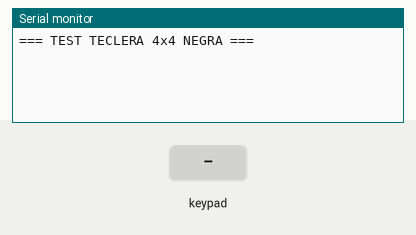
Recording of a sketch running on a simulated ESP32. On the bench: the last lines printed to the serial monitor. The inputs (shaded band) are chosen by the test bench.

Above: at 3.2 s.
3.3 s: key '1' pressed
At 4.5 s:
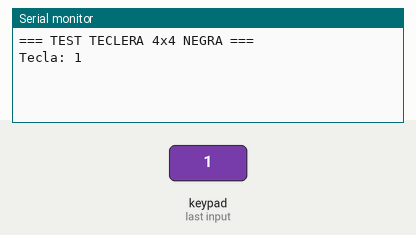
4.8 s: keypad keys 1 3 4 2 2 2 7 # pressed 0.4 s apart
At 9.1 s:
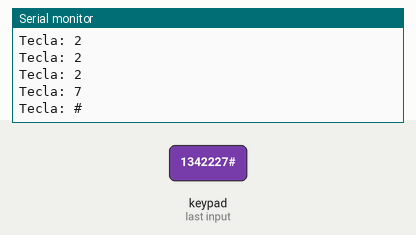
9.5 s: key 'A' pressed
At 10.4 s:
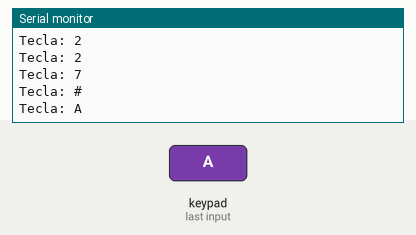
11.0 s: keypad keys 1 3 4 2 2 2 7 * pressed 0.4 s apart
At 15.0 s:
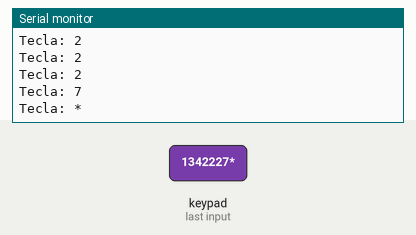
15.7 s: key 'B' pressed
At 16.4 s:
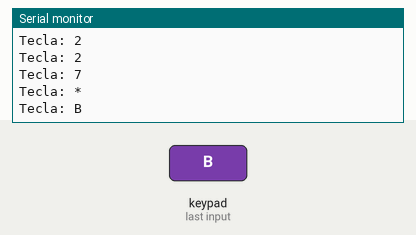
17.2 s: keypad keys 1 3 4 2 2 2 7 D pressed 0.4 s apart
At 21.0 s:
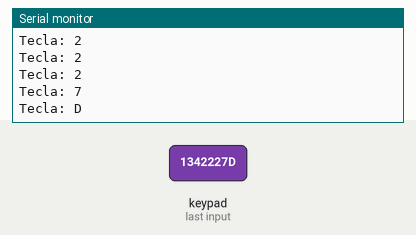
Timing chart, 0 to 22.5 s (numbered marks = the images above; inputs shaded):
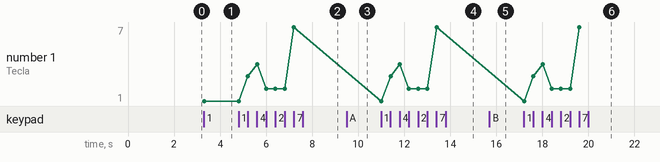

The sketch:

tecleraNegra.ino
```cpp
/*
  TEST: Teclera 4x4 (Negra)

  CONEXIONES FÍSICAS REALES:
  --------------------------
  COLUMNAS (C1, C2, C3, C4) -> Pines 26, 25, 33, 32
  FILAS    (R1, R2, R3, R4) -> Pines 13, 4, 22, 27
*/


#include <Keypad.h>

const byte ROWS = 4;
const byte COLS = 4;

char keys[ROWS][COLS] = {
  {'1','2','3','A'},
  {'4','5','6','B'},
  {'7','8','9','C'},
  {'*','0','#','D'}
};


byte rowPins[ROWS] = {13, 4, 22, 27};
byte colPins[COLS] = {26, 25, 33, 32};

Keypad keypad = Keypad(makeKeymap(keys), rowPins, colPins, ROWS, COLS);

void setup() {
  Serial.begin(115200);
  delay(2000);
  Serial.println("=== TEST TECLERA 4x4 NEGRA ===");
}

void loop() {
  char key = keypad.getKey();

  if (key) {
    Serial.print("Tecla: ");
    Serial.println(key);
    delay(100);
  }
}
```

Measured:
- after the input at 3.3 s, the serial monitor: prints a new line at once (image 1)
- after the input at 4.8 s, the serial monitor: prints a new line after 0.41 s (image 2)
- after the input at 9.5 s, the serial monitor: prints a new line at once (image 3)
- after the input at 11.0 s, the serial monitor: prints a new line at once (image 4)
- after the input at 15.7 s, the serial monitor: prints a new line at once (image 5)
- after the input at 17.2 s, the serial monitor: prints a new line at once (image 6)
- plotted number 1: 1 → 7 after the input at 4.8 s
